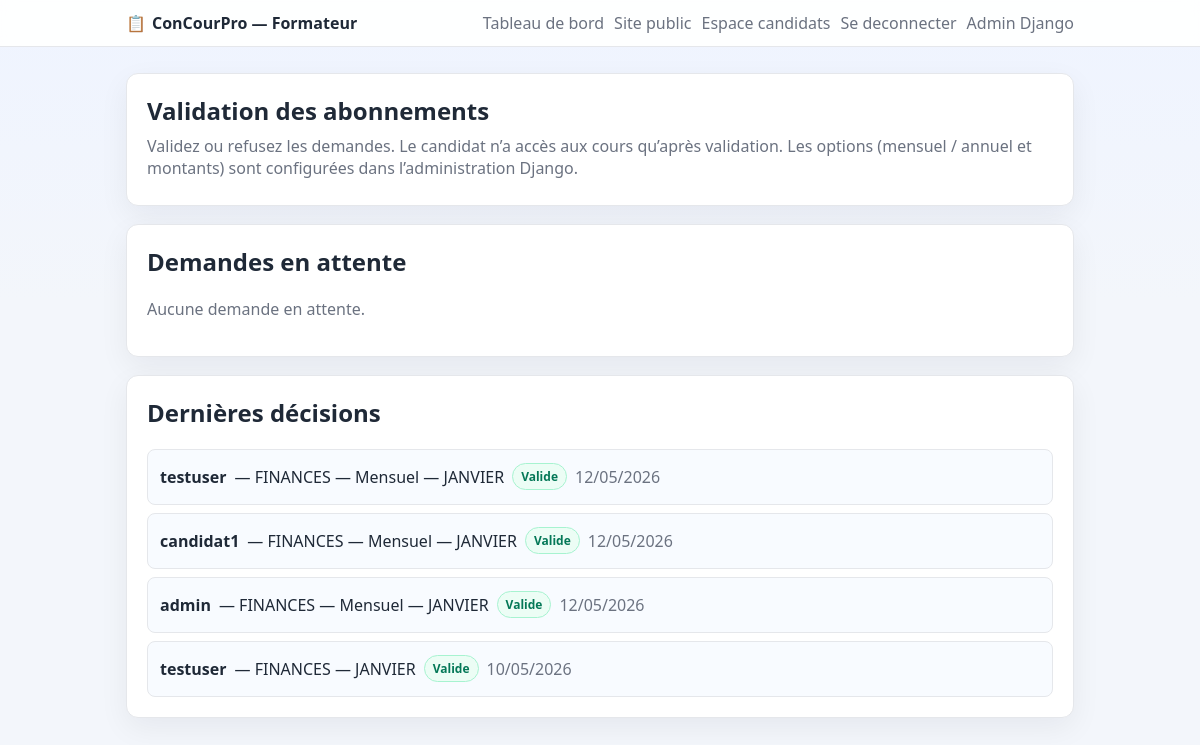
The app's page /formateur/abonnements/ (signed in) with its own data.
### cours/models.py (models this page shows, shortened)
class Abonnement(models.Model):
    STATUT_EN_ATTENTE = "en_attente"
    STATUT_VALIDE = "valide"
    STATUT_REJETE = "rejete"
    STATUT_CHOICES = (
        (STATUT_EN_ATTENTE, "En attente"),
        (STATUT_VALIDE, "Valide"),
        (STATUT_REJETE, "Rejete"),
    )
    candidat = models.ForeignKey(
        settings.AUTH_USER_MODEL, on_delete=models.CASCADE, related_name="abonnements"
    )
    categorie = models.ForeignKey(
        Categorie, on_delete=models.CASCADE, related_name="abonnements"
    )
    mois = models.ForeignKey(
        Mois, on_delete=models.CASCADE, related_name="abonnements", null=True, blank=True
    )
    option = models.ForeignKey(
        OptionAbonnement,
        on_delete=models.PROTECT,
        related_name="abonnements",
        null=True,
        blank=True,
    )
    montant = models.DecimalField(max_digits=10, decimal_places=2, default=0)
    statut = models.CharField(
        max_length=20, choices=STATUT_CHOICES, default=STATUT_EN_ATTENTE
    )
    date_abonnement = models.DateTimeField(auto_now_add=True)
    class Meta:
        ordering = ["-date_abonnement"]
        constraints = [
            models.UniqueConstraint(
                fields=["candidat", "categorie", "mois", "option"],
                name="abonnement_unique_candidat_categorie_mois_option",
            )
        ]
        verbose_name = "Abonnement"
        verbose_name_plural = "Abonnements"

class Categorie(models.Model):
    nom = models.CharField(max_length=120, unique=True)
    description = models.TextField(blank=True)
    class Meta:
        ordering = ["nom"]
        verbose_name = "Categorie"
        verbose_name_plural = "Categories"

class OptionAbonnement(models.Model):
    TYPE_MENSUEL = "mensuel"
    TYPE_ANNUEL = "annuel"
    TYPE_CHOICES = (
        (TYPE_MENSUEL, "Mensuel"),
        (TYPE_ANNUEL, "Annuel"),
    )
    type_abonnement = models.CharField(max_length=20, choices=TYPE_CHOICES, unique=True)
    montant = models.DecimalField(max_digits=10, decimal_places=2)
    actif = models.BooleanField(default=True)
    cree_le = models.DateTimeField(auto_now_add=True)
    mis_a_jour_le = models.DateTimeField(auto_now=True)
    class Meta:
        ordering = ["type_abonnement"]
        verbose_name = "Option d'abonnement"
        verbose_name_plural = "Options d'abonnement"

class Mois(models.Model):
    nom = models.CharField(max_length=40, unique=True)
    ordre = models.PositiveSmallIntegerField()
    class Meta:
        ordering = ["ordre", "nom"]
        constraints = [
            models.CheckConstraint(
                condition=models.Q(ordre__gte=1) & models.Q(ordre__lte=12),
                name="mois_ordre_entre_1_et_12",
            )
        ]
        verbose_name = "Mois"
        verbose_name_plural = "Mois"

### cours/views.py (the view, shortened to what this page needs)
@exiger_formateur
def abonnements_formateur(request):
    en_attente = (
        Abonnement.objects.select_related(
            "candidat", "categorie", "mois", "option"
        )
        .filter(statut=Abonnement.STATUT_EN_ATTENTE)
        .order_by("date_abonnement")
    )
    recents = (
        Abonnement.objects.select_related(
            "candidat", "categorie", "mois", "option"
        )
        .exclude(statut=Abonnement.STATUT_EN_ATTENTE)
        .order_by("-date_abonnement")[:30]
    )
    return render(
        request,
        "cours/abonnements_formateur.html",
        {"en_attente": en_attente, "recents": recents},
    )

### cours/views.py (called while the page is built)
def exiger_formateur(view_func):
    @wraps(view_func)
    def _wrapped(request, *args, **kwargs):
        if not request.user.is_authenticated:
            return redirect("connexion_candidat")
        if not request.user.is_staff:
            messages.error(
                request,
                "Acces refuse: connectez-vous avec un compte formateur.",
            )
            return redirect("espace_candidats")
        return view_func(request, *args, **kwargs)
    return _wrapped

### cours/templates/cours/abonnements_formateur.html (shortened to what this page needs)
<!DOCTYPE html>
<html lang="fr">
<head>
    {% load static %}
    <link rel="stylesheet" href="{% static 'cours/styles.css' %}">
</head>
<body>
    <header class="topbar">
        <div class="topbar-inner">
            <span class="brand"><span class="emoji">📋</span>ConCourPro — Formateur</span>
            <div class="top-actions">
                <a href="{% url 'espace_formateur' %}" class="link-muted">Tableau de bord</a>
                <a href="{% url 'liste_cours' %}" class="link-muted">Site public</a>
                <a href="{% url 'espace_candidats' %}" class="link-muted">Espace candidats</a>
                <a href="{% url 'deconnexion_candidat' %}" class="link-muted">Se deconnecter</a>
                <a href="{% url 'admin:index' %}" class="link-muted">Admin Django</a>
            </div>
        </div>
    </header>
    <main class="container">
        <section class="card">
            <h1>Validation des abonnements</h1>
            <p class="meta">
                Validez ou refusez les demandes. Le candidat n’a accès aux cours qu’après validation.
                Les options (mensuel / annuel et montants) sont configurées dans l’administration Django.
            </p>
        </section>
        <section class="card">
            <h2>Demandes en attente</h2>
            {% if en_attente %}
                <ul class="simple-list">
                    {% for ab in en_attente %}
                        <li class="abonnement-item formateur-ab-row">
                            <div>
                                <strong>{{ ab.candidat.get_username }}</strong>
                                {% if ab.candidat.first_name %}
                                    <span class="meta">({{ ab.candidat.first_name }})</span>
                                {% endif %}
                                <br>
                                <span class="meta">Catégorie : {{ ab.categorie.nom }}</span>
                                {% if ab.option %}
                                    <span class="meta"> — {{ ab.option.get_type_abonnement_display }} — {{ ab.montant }} FCFA</span>
                                {% endif %}
                                <br>
                                <span class="meta">
                                    {% if ab.mois %}Mois : {{ ab.mois.nom }}{% else %}Période : tous les mois (abonnement annuel){% endif %}
                                </span>
                                <br>
                                <span class="meta">Demandé le {{ ab.date_abonnement|date:"d/m/Y H:i" }}</span>
                            </div>
                            <div class="formateur-ab-actions">
                                <form method="post" class="inline-form">
                                    {% csrf_token %}
                                    <input type="hidden" name="abonnement_id" value="{{ ab.id }}">
                                    <input type="hidden" name="action" value="valider">
                                    <button type="submit" class="btn-success">Valider</button>
                                </form>
                                <form method="post" class="inline-form">
                                    {% csrf_token %}
                                    <input type="hidden" name="abonnement_id" value="{{ ab.id }}">
                                    <input type="hidden" name="action" value="rejeter">
                                    <button type="submit" class="btn-danger">Refuser</button>
                                </form>
                            </div>
                        </li>
                    {% endfor %}
                </ul>
            {% else %}
                <p>Aucune demande en attente.</p>
            {% endif %}
        </section>
        <section class="card">
            <h2>Dernières décisions</h2>
            {% if recents %}
                <ul class="simple-list">
                    {% for ab in recents %}
                        <li class="abonnement-item">
                            <strong>{{ ab.candidat.get_username }}</strong>
                            — {{ ab.categorie.nom }}
                            {% if ab.option %}— {{ ab.option.get_type_abonnement_display }}{% endif %}
                            {% if ab.mois %}— {{ ab.mois.nom }}{% else %}— tous les mois{% endif %}
                            <span class="badge-statut badge-{{ ab.statut }}">{{ ab.get_statut_display }}</span>
                            <span class="meta">{{ ab.date_abonnement|date:"d/m/Y" }}</span>
                        </li>
                    {% endfor %}
                </ul>
            {% else %}
                <p class="meta">Aucun historique récent.</p>
            {% endif %}
        </section>
    </main>
</body>
</html>

### cours/static/cours/styles.css (style rules this page uses)
:root { --bg: #f3f6fb; --card: #ffffff; --card-soft: #f8fbff; --text: #1f2937; --muted: #6b7280; --primary: #2563eb; --primary-dark: #1d4ed8; --border: #e5e7eb; --success-bg: #ecfdf5; --success-text: #047857; }
* { box-sizing: border-box; }
body { margin: 0; font-family: "Segoe UI", Arial, sans-serif; background: linear-gradient(180deg, #eff4ff 0%, var(--bg) 40%); color: var(--text); }
.topbar { position: sticky; top: 0; z-index: 20; background: color-mix(in srgb, var(--card) 92%, transparent); border-bottom: 1px solid var(--border); backdrop-filter: blur(8px); }
.topbar-inner { max-width: 980px; margin: 0 auto; padding: 12px 16px; display: flex; justify-content: space-between; align-items: center; gap: 12px; }
.brand { font-weight: 700; color: var(--text); }
.top-actions { display: flex; align-items: center; gap: 10px; }
.container { max-width: 980px; margin: 26px auto 36px; padding: 0 16px; }
.card { background: var(--card); border: 1px solid var(--border); border-radius: 12px; padding: 20px; box-shadow: 0 10px 30px rgba(15, 23, 42, 0.06); margin-bottom: 18px; }
h1, h2 { margin-top: 0; }
h1 { margin-bottom: 8px; }
p { color: var(--muted); }
a { color: var(--primary); text-decoration: none; font-weight: 600; }
.link-muted { font-weight: 500; color: var(--muted); }
.simple-list { list-style: none; padding: 0; margin: 0; display: grid; gap: 8px; }
.simple-list li { border: 1px solid var(--border); border-radius: 8px; padding: 10px 12px; background: var(--card-soft); }
.abonnement-item { display: flex; flex-wrap: wrap; align-items: center; gap: 8px; }
.badge-statut { display: inline-block; padding: 4px 8px; border-radius: 999px; font-size: 12px; font-weight: 600; }
.badge-valide { background: #ecfdf5; color: #047857; border: 1px solid #a7f3d0; }
.meta { color: var(--muted); margin: 6px 0; }
.emoji { margin-right: 6px; }

### records on screen
Abonnement: candidat.get_username "testuser", categorie.nom "FINANCES", option.type_abonnement "Mensuel", mois.nom "JANVIER", statut "Valide", date_abonnement "12/05/2026"
Abonnement: candidat.get_username "candidat1", categorie.nom "FINANCES", option.type_abonnement "Mensuel", mois.nom "JANVIER", statut "Valide", date_abonnement "12/05/2026"
Abonnement: candidat.get_username "admin", categorie.nom "FINANCES", option.type_abonnement "Mensuel", mois.nom "JANVIER", statut "Valide", date_abonnement "12/05/2026"
Abonnement: candidat.get_username "testuser", categorie.nom "FINANCES", mois.nom "JANVIER", statut "Valide", date_abonnement "10/05/2026"
